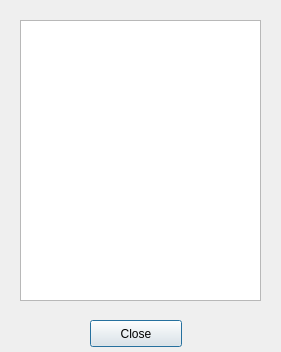
<?xml version="1.0" encoding="UTF-8"?>
<ui version="4.0">
 <class>ViewLanguages</class>
 <widget class="QDialog" name="ViewLanguages">
  <property name="geometry">
   <rect>
    <x>0</x>
    <y>0</y>
    <width>281</width>
    <height>352</height>
   </rect>
  </property>
  <property name="windowTitle">
   <string>Languages List</string>
  </property>
  <widget class="QPushButton" name="btn_close">
   <property name="geometry">
    <rect>
     <x>90</x>
     <y>320</y>
     <width>92</width>
     <height>27</height>
    </rect>
   </property>
   <property name="text">
    <string>Close</string>
   </property>
  </widget>
  <widget class="QListWidget" name="lst_languages">
   <property name="geometry">
    <rect>
     <x>20</x>
     <y>20</y>
     <width>241</width>
     <height>281</height>
    </rect>
   </property>
   <property name="styleSheet">
    <string notr="true"/>
   </property>
  </widget>
 </widget>
 <resources/>
 <connections/>
</ui>
